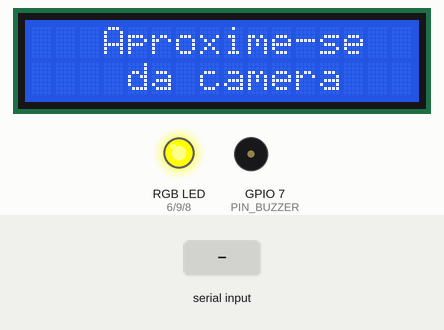
Bench run of a sketch on a simulated ESP32-C6. Parts: 16×2 character LCD, an RGB LED mixed from three pins (HIGH = lit), buzzer (waves = sounding). Inputs (shaded band) come from the test bench. What the sketch prints to the serial monitor is not drawn.

Above: at 3.2 s.
3.3 s: "FACE_OK\n" received over the second serial link
At 4.1 s:
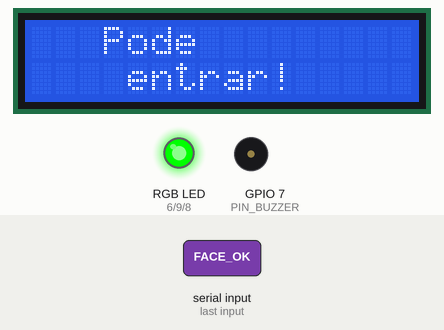
5.3 s: "FACE_OK\n" received over Serial
At 6.7 s:
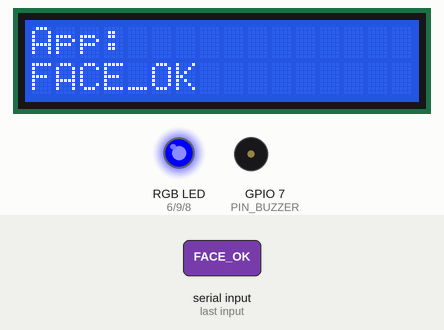
7.0 s: "FACE_FAIL\n" received over Serial
At 7.5 s:
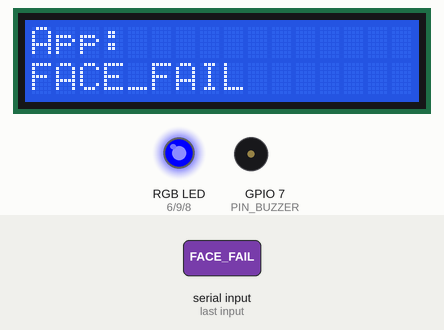
8.7 s: "1\n" received over Serial
At 9.9 s:
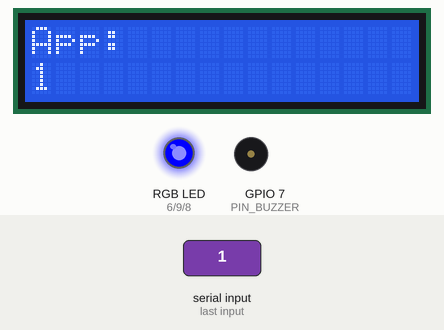
Timing chart, 0 to 11.7 s (numbered marks = the images above; inputs shaded):
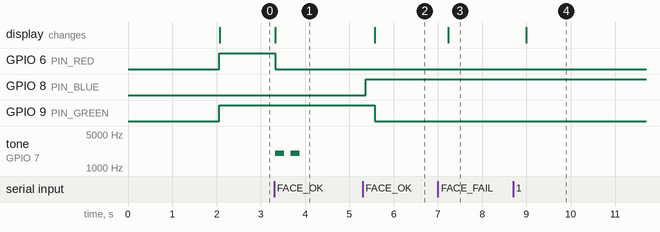

Measured:
- after the input at 3.3 s, GPIO 6 (PIN_RED): HIGH → LOW at once; tone on GPIO 7 (PIN_BUZZER): alternates 2000 Hz for 0.20 s and silent for 0.15 s, 4 changes in all, then stays silent, starting at once; the display: changes at once (image 1)
- after the input at 5.3 s, GPIO 8 (PIN_BLUE): LOW → HIGH after 0.07 s; GPIO 9 (PIN_GREEN): HIGH → LOW after 0.27 s; the display: changes after 0.28 s (image 2)
- after the input at 7.0 s, the display: changes after 0.23 s (image 3)
- after the input at 8.7 s, the display: changes after 0.30 s (image 4)

The sketch:

ESP32-C6_APP--LCD.ino
```cpp
#include <LiquidCrystal.h>

// LCD (RS, E, D4, D5, D6, D7)
LiquidCrystal lcd(2, 3, 23, 22, 21, 19);

unsigned long lastUpdate;
bool no_camera = LOW;
bool camera    = LOW;
bool alerta_enviado = false;

// Pinos do LED RGB
const int PIN_GREEN  = 9;
const int PIN_RED    = 6;
const int PIN_BLUE   = 8;

// Buzzer passivo
const int PIN_BUZZER = 7;

// UART da ESP32‑CAM → ESP32‑C6
HardwareSerial CamSerial(2);

bool camera_beep_done = false;
String ultima_msg_app = "";  // Guarda última mensagem da app

void setup() {
  pinMode(PIN_RED, OUTPUT);
  pinMode(PIN_GREEN, OUTPUT);
  pinMode(PIN_BLUE, OUTPUT);
  pinMode(PIN_BUZZER, OUTPUT);

  digitalWrite(PIN_RED, LOW);
  digitalWrite(PIN_GREEN, LOW);
  digitalWrite(PIN_BLUE, LOW);
  noTone(PIN_BUZZER);

  lcd.begin(16, 2);

  // Serial = HC‑05 (Bluetooth) + debug
  Serial.begin(9600);
  delay(2000);
  Serial.println("ESP32 + HC-05 PRONTO");
  Serial.println("Mensagens da app aparecem no LCD!");

  // UART ESP32‑CAM
  CamSerial.begin(115200, SERIAL_8N1, 12, 4);
}

void loop() {
  static String camBuffer = "";

  // 1) LER ESP32‑CAM
  while (CamSerial.available() > 0) {
    char c = CamSerial.read();

    if (c == '\n' || c == '\r') {
      camBuffer.trim();
      Serial.print("[CAM=\"");
      Serial.print(camBuffer);
      Serial.println("\"]");

      if (camBuffer == "FACE_OK") {
        camera = HIGH;
        no_camera = LOW;
        alerta_enviado = false;
        Serial.println("=> FACE_OK");
      } else if (camBuffer == "FACE_FAIL") {
        camera = LOW;
        no_camera = HIGH;
        Serial.println("=> FACE_FAIL");

        if (!alerta_enviado) {
          Serial.println("Intruso não reconhecido à porta!");
          alerta_enviado = true;
        }
      }
      camBuffer = "";
    } else {
      camBuffer += c;
    }
  }

  // 2) LER APP BLUETOOTH → MOSTRA NO LCD
  if (Serial.available()) {
    String txt = Serial.readStringUntil('\n');
    txt.trim();

    if (txt.length() > 0) {
      ultima_msg_app = txt;  // Guarda para mostrar no LCD
      Serial.print("App→LCD: ");
      Serial.println(txt);

      // Pisca azul para confirmar
      digitalWrite(PIN_BLUE, HIGH);
      delay(200);
      digitalWrite(PIN_BLUE, LOW);
    }
  }

  // 3) LÓGICA VISUAL (prioridade: msg app > camera > intruso > default)
  digitalWrite(PIN_RED, LOW);
  digitalWrite(PIN_GREEN, LOW);
  digitalWrite(PIN_BLUE, LOW);
  lcd.clear();

  // PRIORIDADE 1: Mostra mensagem da app
  if (ultima_msg_app.length() > 0) {
    lcd.setCursor(0, 0);
    lcd.print("App:");
    lcd.setCursor(0, 1);

    // Limita a 16 chars
    if (ultima_msg_app.length() > 16) {
      lcd.print(ultima_msg_app.substring(0, 16));
    } else {
      lcd.print(ultima_msg_app);
    }

    digitalWrite(PIN_BLUE, HIGH);  // Azul = mensagem app
  }
  // PRIORIDADE 2: FACE_OK
  else if (camera == HIGH) {
    digitalWrite(PIN_GREEN, HIGH);
    lcd.setCursor(3, 0);
    lcd.print("Pode");
    lcd.setCursor(4, 1);
    lcd.print("entrar!");

    if (!camera_beep_done) {
      for (int i = 0; i < 2; i++) {
        tone(PIN_BUZZER, 2000);
        delay(200);
        noTone(PIN_BUZZER);
        delay(150);
      }
      camera_beep_done = true;
    }
  }
  // PRIORIDADE 3: FACE_FAIL
  else if (no_camera == HIGH) {
    digitalWrite(PIN_RED, HIGH);
    lcd.setCursor(3, 0);
    lcd.print("Tente");
    lcd.setCursor(2, 1);
    lcd.print("novamente");

    tone(PIN_BUZZER, 2000);
    camera_beep_done = false;
  }
  // PRIORIDADE 4: Default
  else {
    digitalWrite(PIN_RED, HIGH);
    digitalWrite(PIN_GREEN, HIGH);
    lcd.setCursor(3, 0);
    lcd.print("Aproxime-se");
    lcd.setCursor(4, 1);
    lcd.print("da camera");

    noTone(PIN_BUZZER);
    camera_beep_done = false;
  }

  delay(100);
}
```
